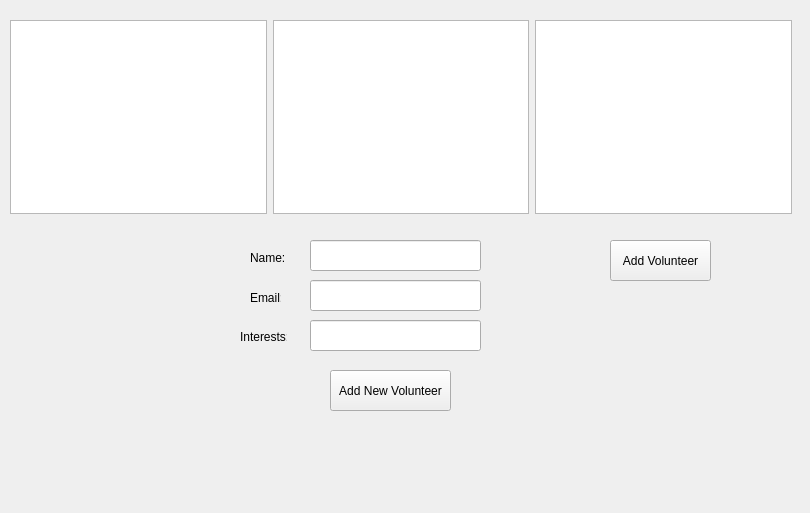
<?xml version="1.0" encoding="UTF-8"?>
<ui version="4.0">
 <class>departmentGUI</class>
 <widget class="QWidget" name="departmentGUI">
  <property name="geometry">
   <rect>
    <x>0</x>
    <y>0</y>
    <width>810</width>
    <height>513</height>
   </rect>
  </property>
  <property name="windowTitle">
   <string>departmentGUI</string>
  </property>
  <widget class="QPushButton" name="AddVolunteerToDepartmentButton">
   <property name="geometry">
    <rect>
     <x>610</x>
     <y>240</y>
     <width>101</width>
     <height>41</height>
    </rect>
   </property>
   <property name="text">
    <string>Add Volunteer</string>
   </property>
  </widget>
  <widget class="QLineEdit" name="nameInput">
   <property name="geometry">
    <rect>
     <x>310</x>
     <y>240</y>
     <width>171</width>
     <height>31</height>
    </rect>
   </property>
  </widget>
  <widget class="QLineEdit" name="emailInput">
   <property name="geometry">
    <rect>
     <x>310</x>
     <y>280</y>
     <width>171</width>
     <height>31</height>
    </rect>
   </property>
  </widget>
  <widget class="QLineEdit" name="interestsInput">
   <property name="geometry">
    <rect>
     <x>310</x>
     <y>320</y>
     <width>171</width>
     <height>31</height>
    </rect>
   </property>
  </widget>
  <widget class="QLabel" name="label">
   <property name="geometry">
    <rect>
     <x>250</x>
     <y>250</y>
     <width>41</width>
     <height>16</height>
    </rect>
   </property>
   <property name="text">
    <string>Name:</string>
   </property>
  </widget>
  <widget class="QLabel" name="label_2">
   <property name="geometry">
    <rect>
     <x>250</x>
     <y>290</y>
     <width>31</width>
     <height>16</height>
    </rect>
   </property>
   <property name="text">
    <string>Email:</string>
   </property>
  </widget>
  <widget class="QLabel" name="label_3">
   <property name="geometry">
    <rect>
     <x>240</x>
     <y>330</y>
     <width>47</width>
     <height>14</height>
    </rect>
   </property>
   <property name="text">
    <string>Interests:</string>
   </property>
  </widget>
  <widget class="QPushButton" name="addNewVolunteerButton">
   <property name="geometry">
    <rect>
     <x>330</x>
     <y>370</y>
     <width>121</width>
     <height>41</height>
    </rect>
   </property>
   <property name="text">
    <string>Add New Volunteer</string>
   </property>
  </widget>
  <widget class="QWidget" name="">
   <property name="geometry">
    <rect>
     <x>10</x>
     <y>20</y>
     <width>782</width>
     <height>194</height>
    </rect>
   </property>
   <layout class="QHBoxLayout" name="horizontalLayout">
    <item>
     <widget class="QListWidget" name="volunteersInDepartment"/>
    </item>
    <item>
     <widget class="QListWidget" name="Description"/>
    </item>
    <item>
     <widget class="QListWidget" name="volunteersWithNoDepartment"/>
    </item>
   </layout>
  </widget>
 </widget>
 <resources/>
 <connections>
  <connection>
   <sender>addNewVolunteerButton</sender>
   <signal>clicked()</signal>
   <receiver>departmentGUI</receiver>
   <slot>addNewVolunteer()</slot>
   <hints>
    <hint type="sourcelabel">
     <x>379</x>
     <y>394</y>
    </hint>
    <hint type="destinationlabel">
     <x>556</x>
     <y>421</y>
    </hint>
   </hints>
  </connection>
  <connection>
   <sender>AddVolunteerToDepartmentButton</sender>
   <signal>clicked()</signal>
   <receiver>departmentGUI</receiver>
   <slot>addExistingVolunteer()</slot>
   <hints>
    <hint type="sourcelabel">
     <x>641</x>
     <y>270</y>
    </hint>
    <hint type="destinationlabel">
     <x>667</x>
     <y>370</y>
    </hint>
   </hints>
  </connection>
 </connections>
 <slots>
  <slot>addNewVolunteer()</slot>
  <slot>addExistingVolunteer()</slot>
 </slots>
</ui>
